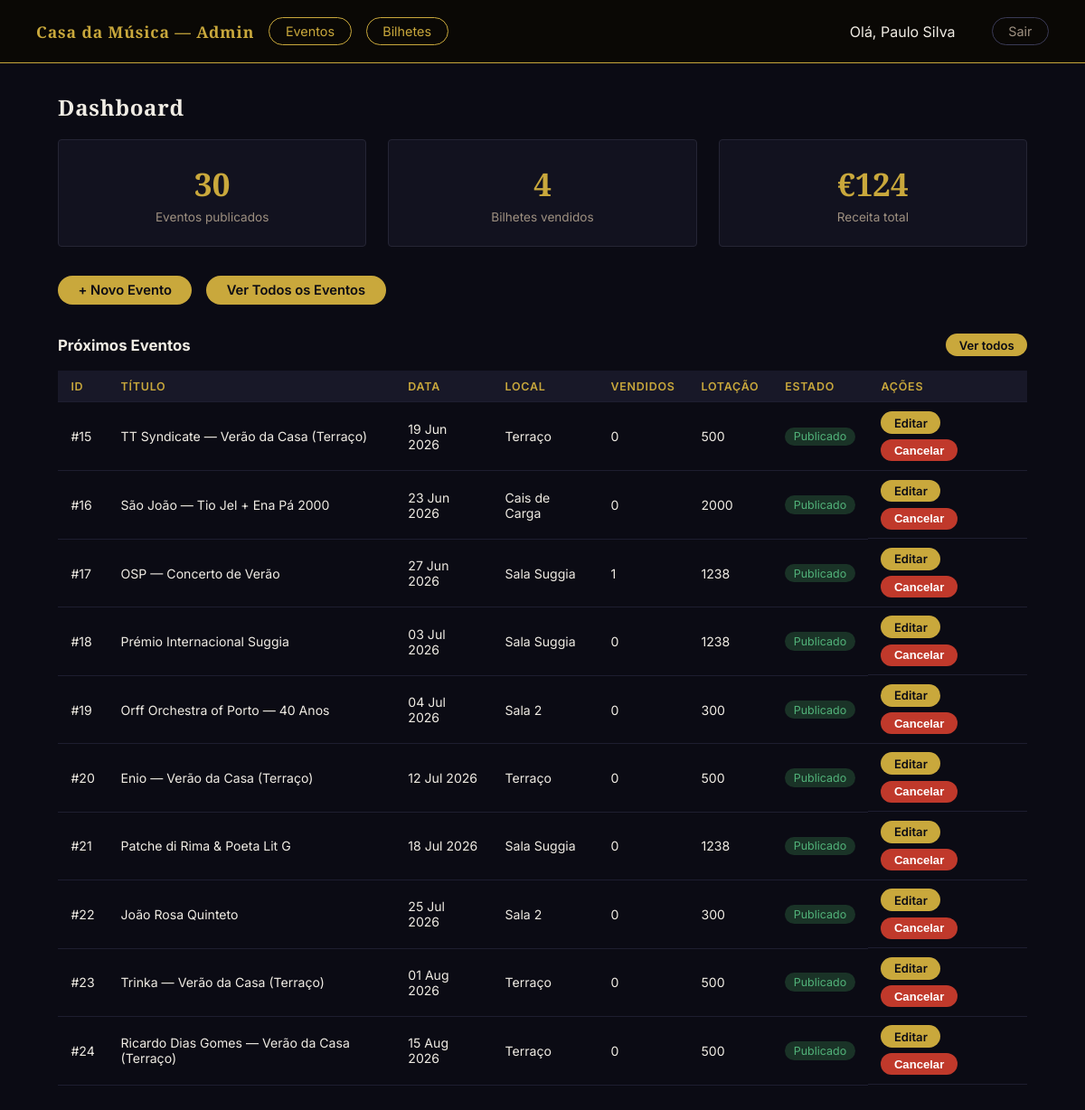
/admin/index.php (signed in), run on an earlier commit of the app's database.
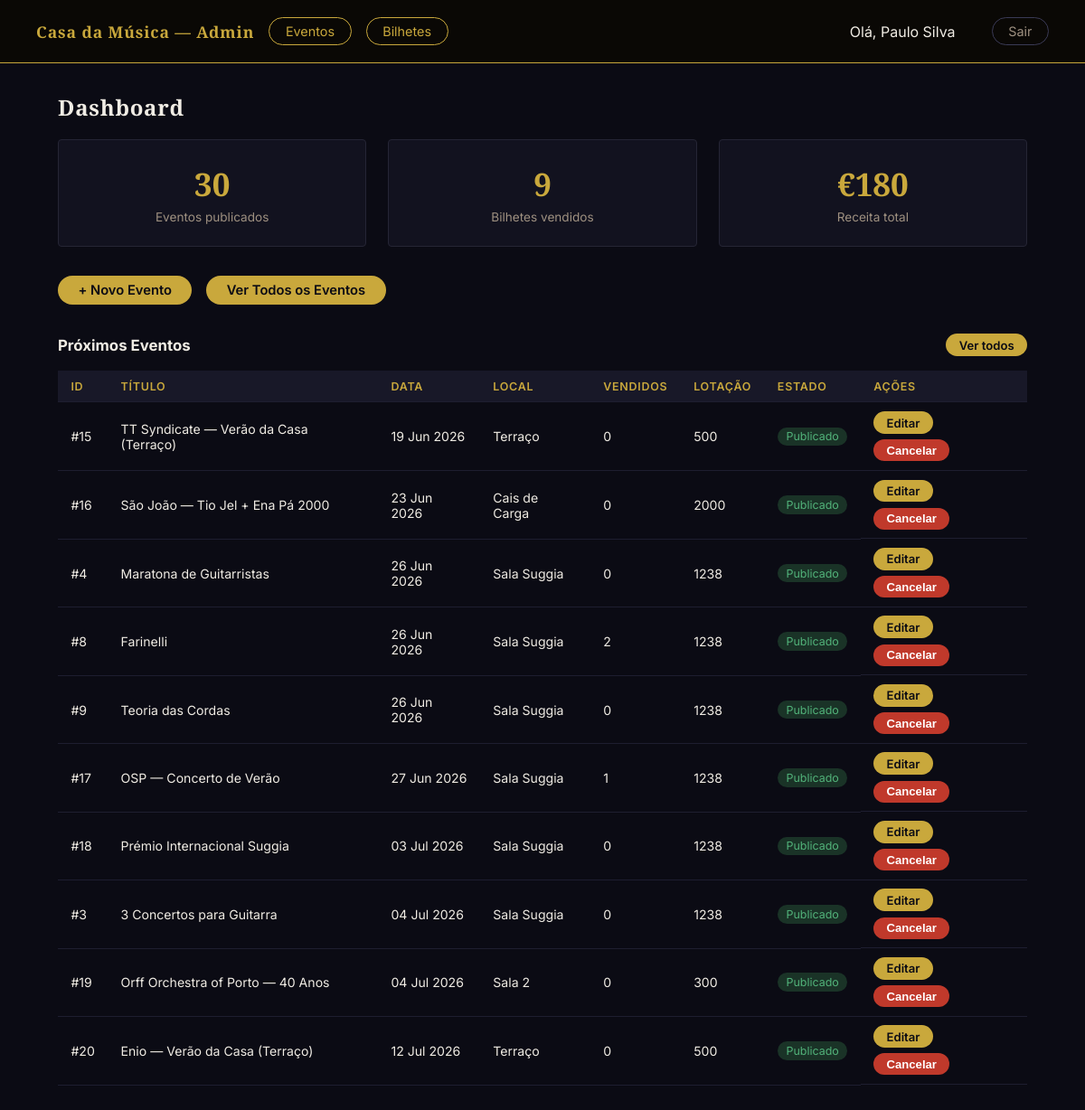
And on a later commit of the database.
### tables this page shows
CREATE TABLE "eventos" (
	"id"	INTEGER,
	"nome"	TEXT NOT NULL,
	"descricao"	TEXT,
	"data"	TEXT NOT NULL,
	"hora"	TEXT NOT NULL,
	"sala"	TEXT NOT NULL,
	"categoria"	TEXT NOT NULL,
	"classificacao_etaria"	TEXT DEFAULT 'Livre',
	"capacidade"	INTEGER NOT NULL DEFAULT 300,
	"estado"	TEXT NOT NULL DEFAULT 'rascunho' CHECK("estado" IN ('publicado', 'rascunho', 'cancelado')),
	"data_criacao"	TEXT NOT NULL DEFAULT (datetime('now')),
	"imagem"	TEXT,
	PRIMARY KEY("id" AUTOINCREMENT)
);

### scripts/sessao.php (called while the page is built, shortened)
<?php
function getUtilizador(): array {
    return [
        'id'     => $_SESSION['utilizador_id'] ?? null,
        'nome'   => $_SESSION['nome']           ?? '',
        'email'  => $_SESSION['email']          ?? '',
        'perfil' => $_SESSION['perfil']         ?? '',
    ];
}

### admin/index.php (the view, shortened to what this page needs)
<?php
require_once '../scripts/sessao.php';
$db = getDB();
$totalEventos = (int)$db->querySingle(
    'SELECT COUNT(*) FROM eventos WHERE estado = \'publicado\''
);
$totalBilhetes = (int)$db->querySingle(
    'SELECT COALESCE(SUM(ic.quantidade),0)
     FROM itens_compra ic
     JOIN compras c ON c.id = ic.compra_id
     WHERE c.estado = \'confirmado\''
);
$receita = (float)$db->querySingle(
    'SELECT COALESCE(SUM(total),0) FROM compras WHERE estado = \'confirmado\''
);
$stmtE = $db->prepare(
    'SELECT e.id, e.nome, e.data, e.sala, e.capacidade, e.estado,
            COALESCE(SUM(ic.quantidade),0) AS vendidos
     FROM eventos e
     LEFT JOIN compras c ON c.evento_id = e.id AND c.estado = \'confirmado\'
     LEFT JOIN itens_compra ic ON ic.compra_id = c.id
     WHERE e.data >= date(\'now\')
     GROUP BY e.id
     ORDER BY e.data ASC
     LIMIT 10'
);
$resE   = $stmtE->execute();
$eventos = [];
while ($row = $resE->fetchArray(SQLITE3_ASSOC)) {
    $eventos[] = $row;
}
$admin = getUtilizador();
$estadoBadge = ['publicado' => 'badge-green', 'rascunho' => 'badge-gray', 'cancelado' => 'badge-red'];
?>
<!DOCTYPE html>
<html lang="pt">
<head>
  <link rel="stylesheet" href="../styles/admin.css" />
</head>
<body>
  <nav class="nav-admin">
    <div class="nav-left">
      <a href="index.php" class="nav-brand">Casa da Música — Admin</a>
      <a href="eventos.php" class="btn-pill">Eventos</a>
      <a href="../bilhetes.php" class="btn-pill">Bilhetes</a>
    </div>
    <div class="nav-right">
      <span class="text-sm" style="margin-right:1rem;">Olá, <?= htmlspecialchars($admin['nome']) ?></span>
      <a href="../scripts/logout.php" class="btn-pill btn-pill-light">Sair</a>
    </div>
  </nav>
  <main class="page">
    <h1 class="page-title">Dashboard</h1>
    <div class="stats-row">
      <div class="stat">
        <p class="stat-val"><?= $totalEventos ?></p>
        <p class="stat-lbl">Eventos publicados</p>
      </div>
      <div class="stat">
        <p class="stat-val"><?= number_format($totalBilhetes) ?></p>
        <p class="stat-lbl">Bilhetes vendidos</p>
      </div>
      <div class="stat">
        <p class="stat-val">€<?= number_format($receita, 0, ',', '.') ?></p>
        <p class="stat-lbl">Receita total</p>
      </div>
    </div>
    <div style="display:flex; gap:1rem; margin-bottom:2rem; flex-wrap:wrap;">
      <a href="evento-criar.php" class="btn">+ Novo Evento</a>
      <a href="eventos.php" class="btn btn-pill-light">Ver Todos os Eventos</a>
    </div>
    <div class="sec-header">
      <h2 style="font-size:1.05rem; font-weight:bold;">Próximos Eventos</h2>
      <a href="eventos.php" class="btn btn-sm">Ver todos</a>
    </div>
    <div class="table-wrap">
      <table>
        <thead>
          <tr>
            <th>ID</th>
            <th>Título</th>
            <th>Data</th>
            <th>Local</th>
            <th>Vendidos</th>
            <th>Lotação</th>
            <th>Estado</th>
            <th>Ações</th>
          </tr>
        </thead>
        <tbody>
          <?php foreach ($eventos as $ev): ?>
          <tr>
            <td>#<?= (int)$ev['id'] ?></td>
            <td><?= htmlspecialchars($ev['nome']) ?></td>
            <td><?= htmlspecialchars(date('d M Y', strtotime($ev['data']))) ?></td>
            <td><?= htmlspecialchars($ev['sala']) ?></td>
            <td><?= (int)$ev['vendidos'] ?></td>
            <td><?= (int)$ev['capacidade'] ?></td>
            <td><span class="badge <?= $estadoBadge[$ev['estado']] ?? 'badge-gray' ?>"><?= ucfirst(htmlspecialchars($ev['estado'])) ?></span></td>
            <td class="col-actions">
              <a href="evento-editar.php?id=<?= (int)$ev['id'] ?>" class="btn btn-sm">Editar</a>
              <?php if ($ev['estado'] !== 'cancelado'): ?>
              <form method="POST" action="../scripts/cancelar_evento.php" style="display:inline;">
                <button type="button" class="btn btn-sm btn-danger"
                  onclick="pedirConfirmacao(this.closest('form'), '<?= htmlspecialchars(addslashes($ev['nome'])) ?>')">Cancelar</button>
              </form>
              <?php endif; ?>
            </td>
          </tr>
          <?php endforeach; ?>
        </tbody>
      </table>
    </div>
  </main>
</body>
</html>

What changed in the data, as far as the page shows it:
no longer on this page (row edited): eventos: id "21", nome "Patche di Rima & Poeta Lit G", data "18 Jul 2026", sala "Sala Suggia", vendidos "0", capacidade "1238", estado "Publicado"
no longer on this page (row edited): eventos: id "22", nome "João Rosa Quinteto", data "25 Jul 2026", sala "Sala 2", vendidos "0", capacidade "300", estado "Publicado"
no longer on this page (row edited): eventos: id "23", nome "Trinka — Verão da Casa (Terraço)", data "01 Aug 2026", sala "Terraço", vendidos "0", capacidade "500", estado "Publicado"
no longer on this page (row edited): eventos: id "24", nome "Ricardo Dias Gomes — Verão da Casa (Terraço)", data "15 Aug 2026", sala "Terraço", vendidos "0", capacidade "500", estado "Publicado"
now on this page (row edited): eventos: id "4", nome "Maratona de Guitarristas", data "26 Jun 2026", sala "Sala Suggia", vendidos "0", capacidade "1238", estado "Publicado"
now on this page (row edited): eventos: id "8", nome "Farinelli", data "26 Jun 2026", sala "Sala Suggia", vendidos "2", capacidade "1238", estado "Publicado"
now on this page (row edited): eventos: id "9", nome "Teoria das Cordas", data "26 Jun 2026", sala "Sala Suggia", vendidos "0", capacidade "1238", estado "Publicado"
now on this page (row edited): eventos: id "3", nome "3 Concertos para Guitarra", data "04 Jul 2026", sala "Sala Suggia", vendidos "0", capacidade "1238", estado "Publicado"
Also different on the page:
$totalBilhetes: "4" → "9"
$receita: "124" → "180"
